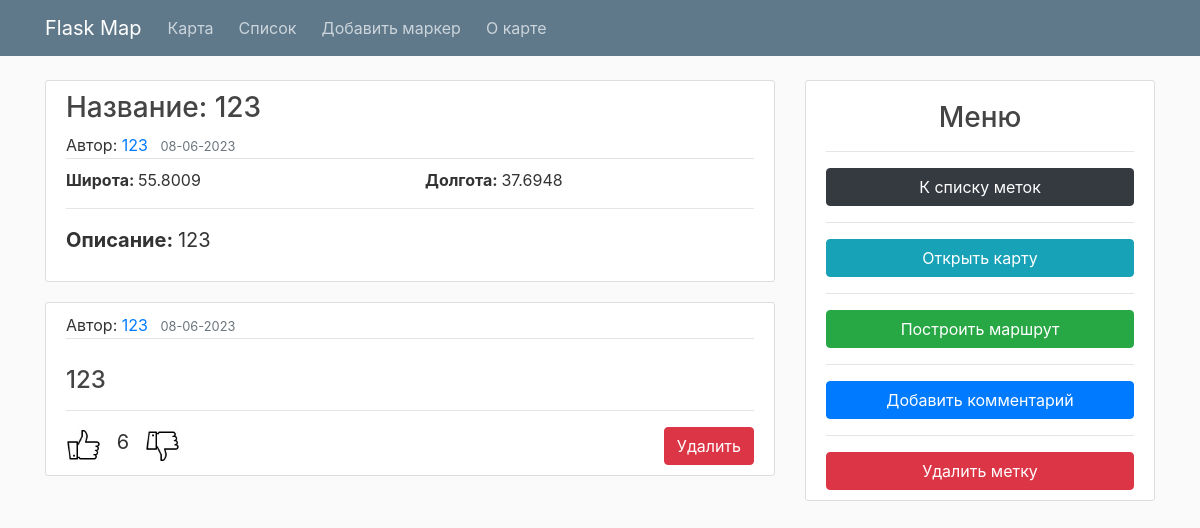
The app's page /comments/1 with its own data.
### flaskmap/models.py (models this page shows, shortened)
class Marker(db.Model):
    id = db.Column(db.Integer, primary_key=True)
    name = db.Column(db.String(40), nullable=False)
    author = db.Column(db.String(30), nullable=False)
    latitude = db.Column(db.Float, nullable=False)
    longtitude = db.Column(db.Float, nullable=False)
    content = db.Column(db.String(200), nullable=False)
    date_posted = db.Column(db.DateTime, nullable=False, default=datetime.utcnow)
    color = db.Column(db.String(10), nullable=False, default='red')
    icon = db.Column(db.String(15), nullable=False, default='info-sign')

class Comment(db.Model):
    id = db.Column(db.Integer, primary_key=True)
    author = db.Column(db.String(30), nullable=False)
    content = db.Column(db.String(200), nullable=False)
    marker_id = db.Column(db.Integer, db.ForeignKey('marker.id'), nullable=False)
    date_posted = db.Column(db.DateTime, nullable=False, default=datetime.utcnow)
    upvotes = db.Column(db.Integer, nullable=True, default=0)

### flaskmap/routes.py (the view)
@app.route("/comments/<int:marker_id>", methods=['GET', 'POST'])
def list_comments(marker_id):
    comments = Comment.query.filter_by(marker_id=marker_id).order_by(Comment.upvotes.desc()).all()
    marker = Marker.query.filter_by(id=marker_id).first()
    return render_template('comments.html', title='Comment', comments=comments, marker=marker)

### flaskmap/templates/comments.html
{% extends "layout.html" %}
{% block content %}
<article class="media content-section">
  <div class="media-body">
    <H3 class="article-title">Название: {{ marker.name }}</H3>
    <div class="article-metadata">
      <span>Автор: </span><a class="mr-2" href="#">{{ marker.author }}</a>
      <small class="text-muted">{{ marker.date_posted.strftime('%d-%m-%Y') }}</small>
    </div>
    <div class="row">
      <span class="article-content col" style="margin-top: 5px;"><b>Широта: </b>{{ marker.latitude }}</span>
      <span class="article-content col" style="margin-top: 5px; float: right;"><b>Долгота: </b>{{ marker.longtitude }}</span>
    </div>
    <hr>
    <p class="article-content" style="font-size: 20px;"><b>Описание: </b>{{ marker.content }}</p>
  </div>
</article>
  {% for comment in comments %}
    <article class="media content-section">
      <div class="media-body">
        <div class="article-metadata">
            <span>Автор: </span><a class="mr-2" href="#">{{ comment.author }}</a>
            <small class="text-muted">{{ comment.date_posted.strftime('%d-%m-%Y') }}</small>
        </div>
        <blockquote><h4 class="article-content" style="padding-top: 23px;">{{ comment.content }}</h4></blockquote>
        <hr>
        <div>
            <a href="/like/{{ comment.id }}"><img src="/static/like.jpeg" height="35px" width="35px"></img></a>
            <span style="font-size: 20px;">&nbsp;&nbsp;{{comment.upvotes}}&nbsp;&nbsp;</span>
            <a href="/dislike/{{ comment.id }}"><img src="/static/dislike.jpeg" height="35px" width="35px"></img></a>
            <a type="button" class="btn btn-danger" href="/delete/{{ comment.id }}" style="float: right">Удалить</a>
        </div>
      </div>
    </article>
  {% endfor %}
{% endblock content %}
{% block sidebar %}
  <div class="col-md-4">
    <div class="content-section">
      <h3 style="text-align: center; padding-top: 10px;">Меню</h3><hr>
      <a type="button" class="btn btn-dark col" href="/home">К списку меток</a>
      <hr>
      <a type="button" class="btn btn-info col" href="/map">Открыть карту</a>
      <hr>
      <a type="button" class="btn btn-success col" target="_blank" href="https://yandex.ru/maps/?rtext=55.7549,37.7082~{{marker.latitude}},{{marker.longtitude}}&rtt=auto" style="color: white">Построить маршрут</a>
      <hr>
      <a type="button" class="btn btn-primary col" href="/add_comment/{{ marker.id }}" style="color: white"">Добавить комментарий</a>
      <hr>
      <a type="button" class="btn btn-danger col" href="/delete_mr/{{ marker.id }}" style="color: white">Удалить метку</a>
    </div>
  </div>
{% endblock sidebar %}

### flaskmap/templates/layout.html (shortened to what this page needs)
<!DOCTYPE html>
<html>
<head>
    <link rel="stylesheet" href="https://maxcdn.bootstrapcdn.com/bootstrap/4.0.0/css/bootstrap.min.css">
    <link rel="stylesheet" type="text/css" href="{{ url_for('static', filename='main.css') }}">
</head>
<body>
    <header class="site-header">
      <nav class="navbar navbar-expand-md navbar-dark bg-steel fixed-top">
        <div class="container">
          <a class="navbar-brand mr-4" href="/map">Flask Map</a>
          <div class="collapse navbar-collapse" id="navbarToggle">
            <div class="navbar-nav mr-auto row">
              <a class="nav-item nav-link" href="/map">&nbsp;&nbsp;Карта</a>
              <a class="nav-item nav-link" href="/">&nbsp;&nbsp;Список</a>
              <a class="nav-item nav-link" href="/add">&nbsp;&nbsp;Добавить маркер</a>
              <a class="nav-item nav-link" href="/about">&nbsp;&nbsp;О карте</a>
            </div>
            </div>
          </div>
      </nav>
    </header>
    <main role="main" class="container">
      <div class="row">
        <div class="col-md-8">
          {% block content %}{% endblock %}
        </div>
          {% block sidebar %}{% endblock %}
      </div>
    </main>
</body>
</html>

### flaskmap/static/main.css (style rules this page uses)
body { background: #fafafa; color: #333333; margin-top: 5rem; }
h1, h2, h3, h4, h5, h6 { color: #444444; }
.bg-steel { background-color: #5f788a; }
.site-header .navbar-nav .nav-link { color: #cbd5db; }
.content-section { background: #ffffff; padding: 10px 20px; border: 1px solid #dddddd; border-radius: 3px; margin-bottom: 20px; }
.article-title { color: #444444; }
.article-content { white-space: pre-line; }
.article-metadata { padding-bottom: 1px; margin-bottom: 4px; border-bottom: 1px solid #e3e3e3 }

### records on screen
Marker: name "123", author "123", date_posted "08-06-2023", latitude "55.8009", longtitude "37.6948", content "123"
Comment: author "123", date_posted "08-06-2023", content "123", upvotes "6"
